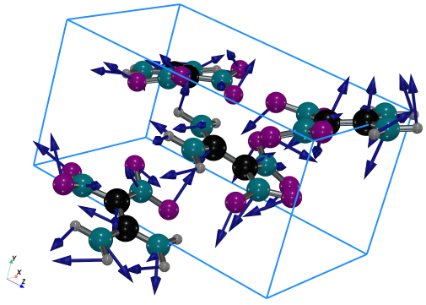
#> input picture examples/example_fox/fox7.png, 426 x 305 px; its folder holds only this picture in this run
$ python -i gulp.py   (imports and definitions only)
#> lines starting #> are read from the running program, lines starting #| are printed output that depends on the picture
# from os import system
import subprocess
from os.path import isfile
import numpy as np
import json as js
from ase import Atoms
from ase.io import read  # ,write
from ase.io.trajectory import TrajectoryWriter
from ase.calculators.singlepoint import SinglePointCalculator
from ase.cell import Cell
import matplotlib.pyplot as plt
from ..molecule import press_mol
from ..reaxfflib import write_lib

input_sample = '''
md qiterative conv;

temperature        350.000000 K;
timestep           0.100000 fs;
production         0.100000 ps;
equilibration      0.0 ps;
write              1;
sample             1;

title;
GULP calculation;
end;

library reax;
output movie arc his;
dump 100 restart.grs;

'''

# [562 lines left out: functions write_gulp_in, get_reaxff_q, get_reax_energy, get_md_results, plot_md, plot_optimize and 13 more, not called in this run]


def get_gulp_forces(images, traj='gulp_force.traj', ffield='reaxff_nn',e_kw='ReaxFF force field', wforce=False):
    ''' calculate the force by GULP '''
    his = TrajectoryWriter(traj, mode='w')
    for atoms in images:
        write_gulp_in(atoms, runword='gradient nosymmetry conv qite verb',
                      output='drv gulp', restart=1,
                      lib=ffield)
        subprocess.call('gulp<inp-gulp>out',shell=True)
        forces = get_gulp_force_from_drv('gulp.drv', wforce=wforce)
        #atoms.forces = forces
        (e, eb_, el_, eo_, eu_, ea_, ep_,
         etc_, et_, ef_, ev_, ehb_, ecl_, esl_) = get_reax_energy(fo='out',e_kw=e_kw)
        #e = atoms.get_potential_energy()
        atoms.calc = SinglePointCalculator(atoms, energy=e,forces=forces)
        # atoms.set_calculator(calc)
        his.write(atoms=atoms)
    his.close()
    return atoms

>>> import cv2
>>> picture = cv2.imread('../../examples/example_fox/fox7.png', cv2.IMREAD_GRAYSCALE)
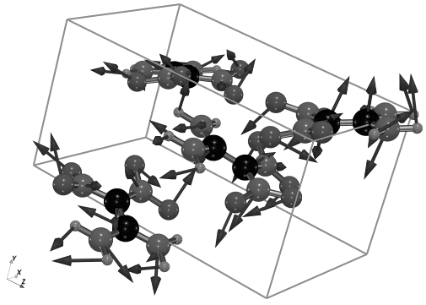
#> picture: shape (305, 426); min 0, max 255, mean 220.2
>>> result = get_gulp_forces(picture)
#> (the run stopped early here; a loop or call above may not have finished)
